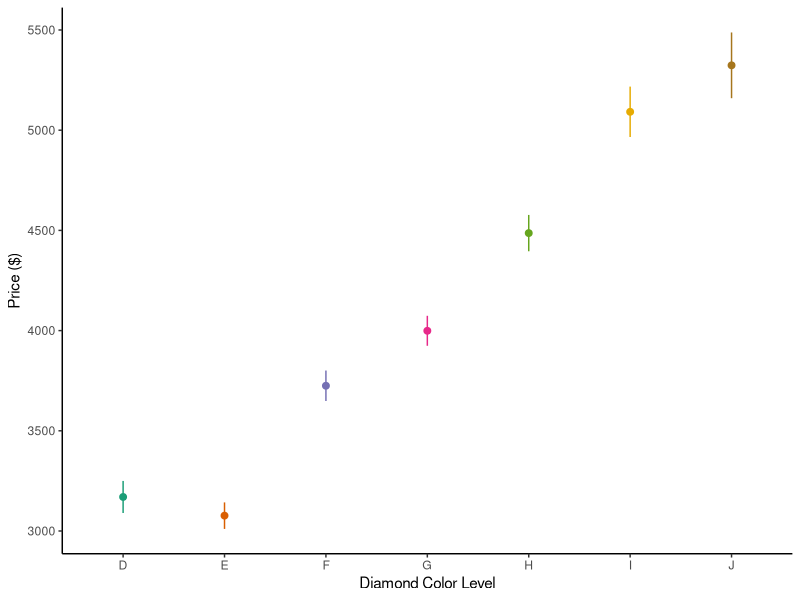

Write the R code that produced this figure.
#Emma Kuok
#11032026
#ICA 19-- GGPLOT

#importing the needed libraries
library(tidyverse)
library(ggplot2)

#using our data plot of diamonds to create a table that shows a graph 
#with the error bars

data <- diamonds %>%
  group_by(color) %>%
  summarise(
    mean = mean(price),
    sd = sd(price),
    count = n(),
    .groups = "drop"
  ) %>%
  mutate(
    LB = mean - (1.96 * sd / sqrt(count)),
    UB = mean + (1.96 * sd / sqrt(count))
  )

error_bar_diamond <- ggplot(data, aes(x = color, y = mean, color = color)) +
  geom_point(size = 2) +
  geom_linerange(aes(ymin = LB, ymax = UB)) +
  xlab("Diamond Color Level") +
  ylab("Price ($)") +
  scale_color_brewer(palette = "Dark2") +
  theme_classic() +
  theme(legend.position = "none")


ggsave(
  filename = "ICA19.png",
  plot= error_bar_diamond,
  width = 8,
  height = 6,
  dpi = 300
)
